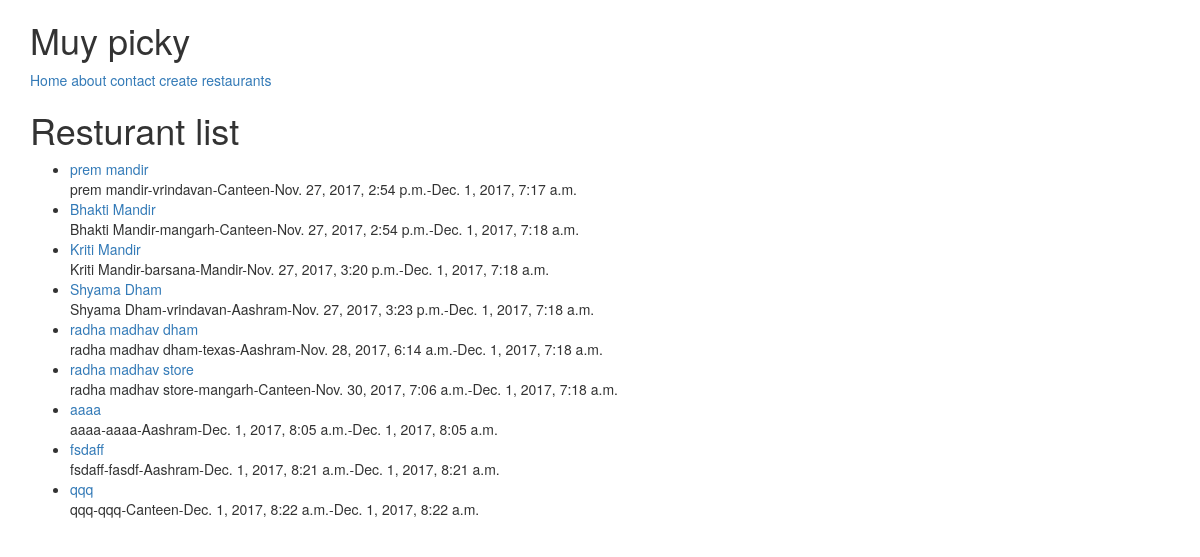
/restaurants/, run on an earlier commit of the app's database.
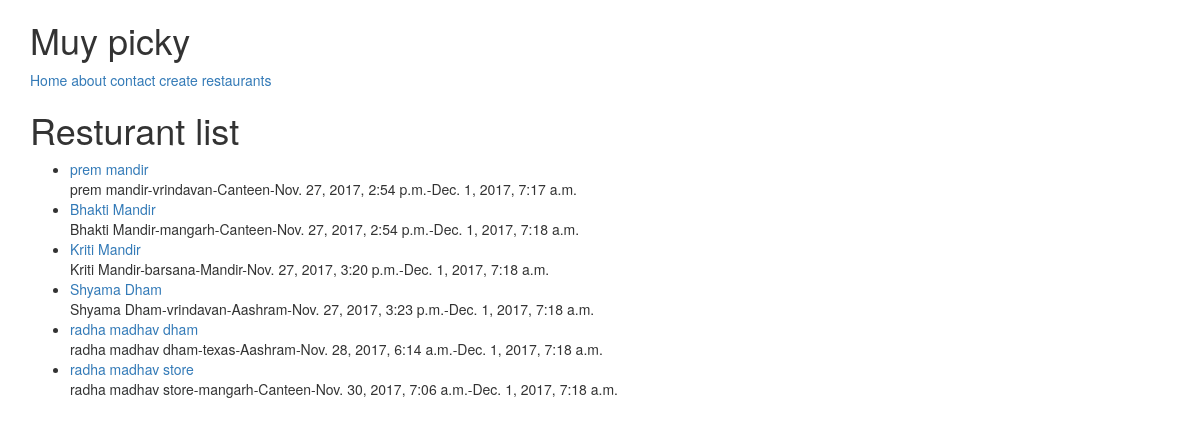
And on a later commit of the database.
### restaurants/models.py (models this page shows, shortened)
class RestaurantLocation(models.Model):
    owner        = models.ForeignKey(User)
    name        = models.CharField(max_length=120)
    location    = models.CharField(max_length=120, null=True, blank=False)
    category    = models.CharField(max_length=120, null=True, blank=True, validators = [validate_category])
    timestamp   = models.DateTimeField(auto_now_add=True)
    updated     = models.DateTimeField(auto_now=True)
    slug        = models.SlugField(null=True, blank=True)
    def __str__(self):
        return(self.name)
    def get_absolute_url(self):
        return reverse("restaurants:detail", kwargs={"slug": self.slug})

### restaurants/views.py (the view)
# urls.py: url(r'^', RestaurantListView.as_view(), name='list'),
class RestaurantListView(ListView):
    def get_queryset(self):
        slug = self.kwargs.get("slug")
        if slug:
            queryset = RestaurantLocation.objects.filter(
                Q(location__iexact=slug) |
                Q(location__icontains=slug)
            )
        else:
            queryset = RestaurantLocation.objects.all()
        return queryset

### restaurants/templates/restaurants/restaurantlocation_list.html (shortened to what this page needs)
{% extends "base.html" %}
{% block content %}
<h1>
    Resturant list
</h1>
<ul>
    {% for obj in object_list %}
        <li><a href="{{ obj.get_absolute_url }}">{{ obj }}</a> <br/>
            {{obj.name}}-{{obj.location}}-{{obj.category}}-{{obj.timestamp}}-{{obj.updated}}
        </li>
    {% endfor %}
</ul>
{% endblock %}

What changed in the data, as far as the page shows it:
removed RestaurantLocation: name "aaaa", location "aaaa", category "Aashram", timestamp "Dec. 1, 2017, 8:05 a.m.", updated "Dec. 1, 2017, 8:05 a.m."
removed RestaurantLocation: name "fsdaff", location "fasdf", category "Aashram", timestamp "Dec. 1, 2017, 8:21 a.m.", updated "Dec. 1, 2017, 8:21 a.m."
removed RestaurantLocation: name "qqq", location "qqq", category "Canteen", timestamp "Dec. 1, 2017, 8:22 a.m.", updated "Dec. 1, 2017, 8:22 a.m."
